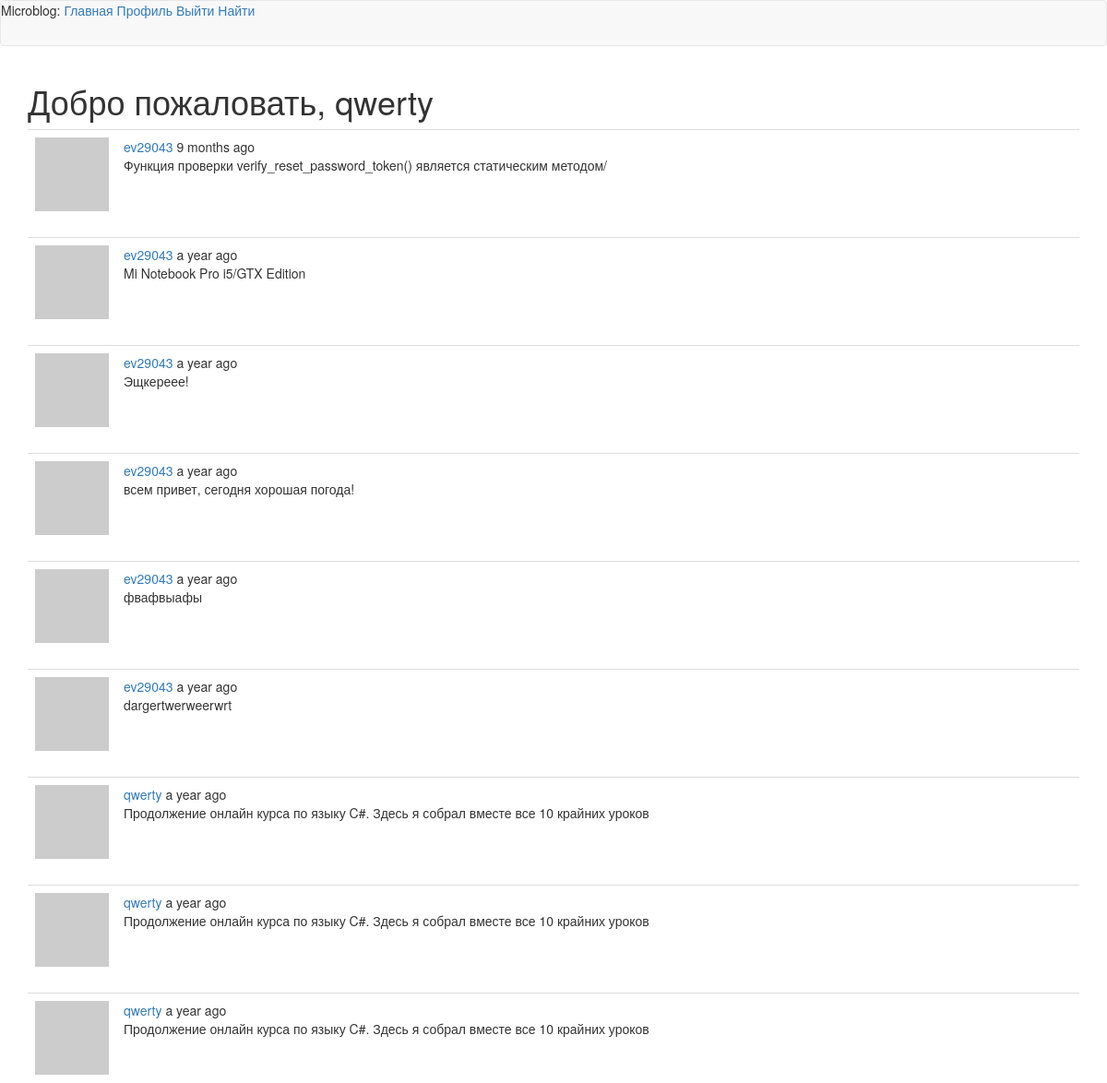
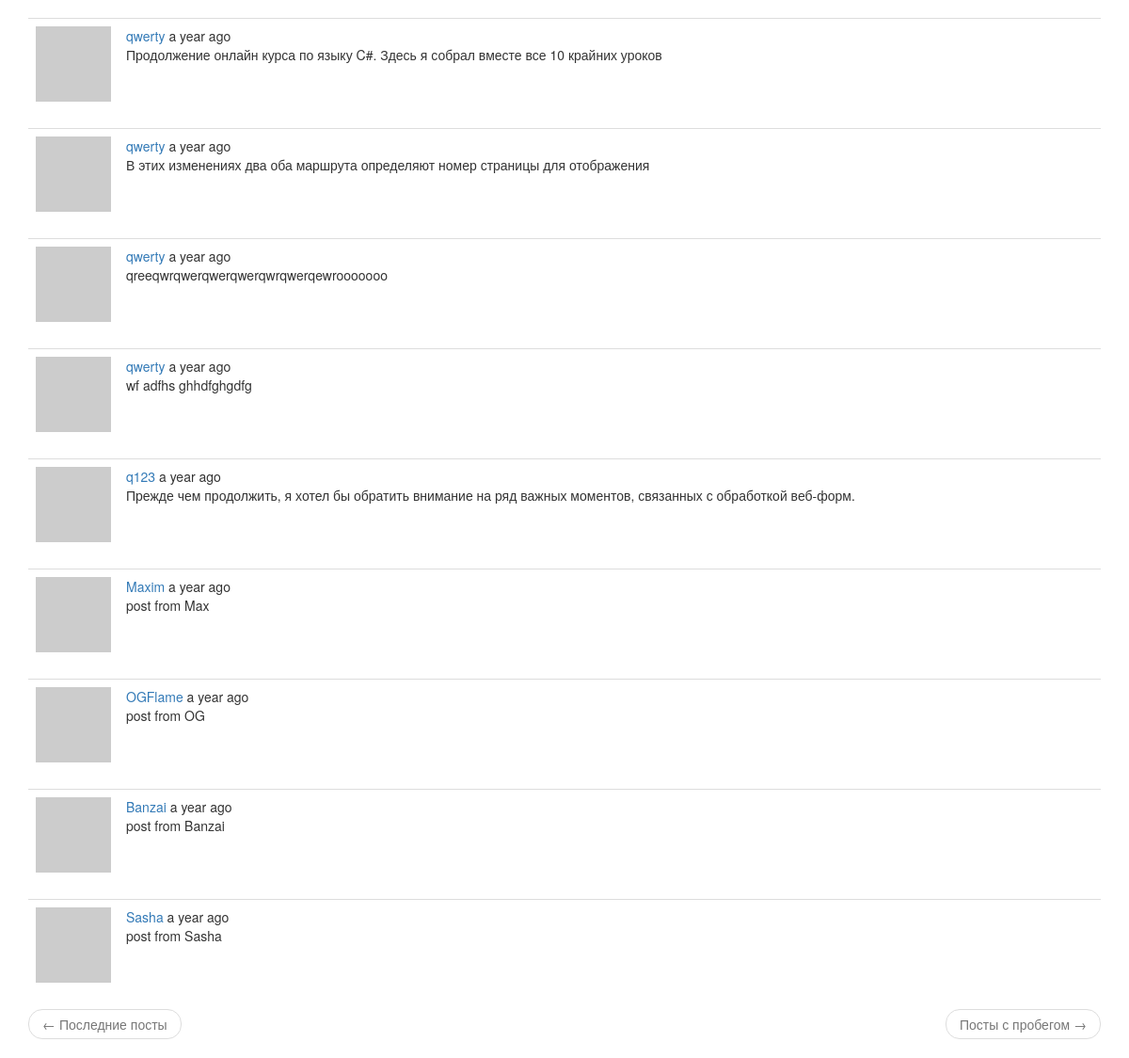
Screenshot of /explore (signed in) with the database file from the repository (2 pictures, top to bottom).
### app/models.py (models this page shows, shortened)
class User(UserMixin, db.Model):
    id = db.Column(db.Integer, primary_key=True)
    username = db.Column(db.String(64), index=True, unique=True)
    email = db.Column(db.String(120), index=True, unique=True)
    password_hash = db.Column(db.String(128))
    posts = db.relationship('Post', backref='author', lazy='dynamic')
    about_me = db.Column(db.String(140))
    last_seen = db.Column(db.DateTime, default = datetime.utcnow)
    followed = db.relationship('User', secondary = followers,
        primaryjoin = (followers.c.follower_id == id),
        secondaryjoin = (followers.c.followed_id == id),
        backref = db.backref('followers', lazy = 'dynamic'), lazy = 'dynamic'
        )
    def avatar(self, size):
        digest = md5(self.email.lower().encode('utf-8')).hexdigest()
        return 'https://www.gravatar.com/avatar/{}?d=identicon&s={}'.format(
            digest, size)

class Post(db.Model):
    id = db.Column(db.Integer, primary_key=True)
    body = db.Column(db.String(140))
    timestamp = db.Column(db.DateTime, index=True, default = datetime.utcnow)
    user_id = db.Column(db.Integer, db.ForeignKey('user.id'))

### app/routes.py (the view)
@app.route('/explore')
@login_required
def explore():
    page = request.args.get('page', 1, type = int)
    posts = Post.query.order_by(Post.timestamp.desc()).paginate(page, app.config['POSTS_PER_PAGE'], False)
    next_url = url_for('explore', page=posts.next_num) \
        if posts.has_next else None
    prev_url = url_for('explore', page=posts.prev_num) \
        if posts.has_prev else None
    return render_template("index.html", title='Explore', posts=posts.items,username=current_user.username,
                          next_url=next_url, prev_url=prev_url)

### app/models.py (called while the page is built)
@login.user_loader
def load_user(id):
    return User.query.get(int(id))

### app/routes.py (called while the page is built)
@app.before_request
def before_request():
    if current_user.is_authenticated :
        current_user.last_seen = datetime.utcnow()
        db.session.commit()

### app/templates/index.html (shortened to what this page needs)
{% extends "base.html" %}
{% import 'bootstrap/wtf.html' as wtf %}
{% block app_content %}
    <h1>Добро пожаловать, {{ username }}</h1>
    {% for post in posts %}
        {% include '_post.html' %}
    {% endfor %}
    <nav aria-label="...">
        <ul class="pager">
            <li class="previous{% if not prev_url %} disabled{% endif %}">
                <a href="{{ prev_url or '#' }}">
                    <span aria-hidden="true">&larr;</span> Последние посты
                </a>
            </li>
            <li class="next{% if not next_url %} disabled{% endif %}">
                <a href="{{ next_url or '#' }}">
                    Посты с пробегом <span aria-hidden="true">&rarr;</span>
                </a>
            </li>
        </ul>
    </nav>
{% endblock %}

### app/templates/_post.html
<table class="table table-hover">
    <tr>
        <td width="70px">
            <a href="{{ url_for('user', username=post.author.username) }}">
                <img src="{{ post.author.avatar(70) }}" />
            </a>
        </td>
        <td>
            <a href="{{ url_for('user', username=post.author.username) }}">
                {{ post.author.username }}
            </a>
            {{ _(Написал) }} {{ moment(post.timestamp).fromNow() }}
            <br>
            {{ post.body }}
        </td>
    </tr>
</table>

### rows the page displays
User: username "qwerty"
Post: author.username "ev29043", timestamp "9 months ago", body "Функция проверки verify_reset_password_token() является статическим методом/"
Post: author.username "ev29043", timestamp "a year ago", body "Mi Notebook Pro i5/GTX Edition"
Post: author.username "ev29043", timestamp "a year ago", body "Эщкереее!"
Post: author.username "ev29043", timestamp "a year ago", body "всем привет, сегодня хорошая погода!"
Post: author.username "ev29043", timestamp "a year ago", body "фвафвыафы"
Post: author.username "ev29043", timestamp "a year ago", body "dargertwerweerwrt"
Post: author.username "qwerty", timestamp "a year ago", body "Продолжение онлайн курса по языку C#. Здесь я собрал вместе все 10 крайних уроков"
Post: author.username "qwerty", timestamp "a year ago", body "Продолжение онлайн курса по языку C#. Здесь я собрал вместе все 10 крайних уроков"
Post: author.username "qwerty", timestamp "a year ago", body "Продолжение онлайн курса по языку C#. Здесь я собрал вместе все 10 крайних уроков"
Post: author.username "qwerty", timestamp "a year ago", body "Продолжение онлайн курса по языку C#. Здесь я собрал вместе все 10 крайних уроков"
Post: author.username "qwerty", timestamp "a year ago", body "В этих изменениях два оба маршрута определяют номер страницы для отображения"
Post: author.username "qwerty", timestamp "a year ago", body "qreeqwrqwerqwerqwerqwrqwerqewrooooooo"
Post: author.username "qwerty", timestamp "a year ago", body "wf adfhs ghhdfghgdfg"
Post: author.username "q123", timestamp "a year ago", body "Прежде чем продолжить, я хотел бы обратить внимание на ряд важных моментов, связанных с обработкой веб-форм."
Post: author.username "Maxim", timestamp "a year ago", body "post from Max"
Post: author.username "OGFlame", timestamp "a year ago", body "post from OG"
Post: author.username "Banzai", timestamp "a year ago", body "post from Banzai"
Post: author.username "Sasha", timestamp "a year ago", body "post from Sasha"
